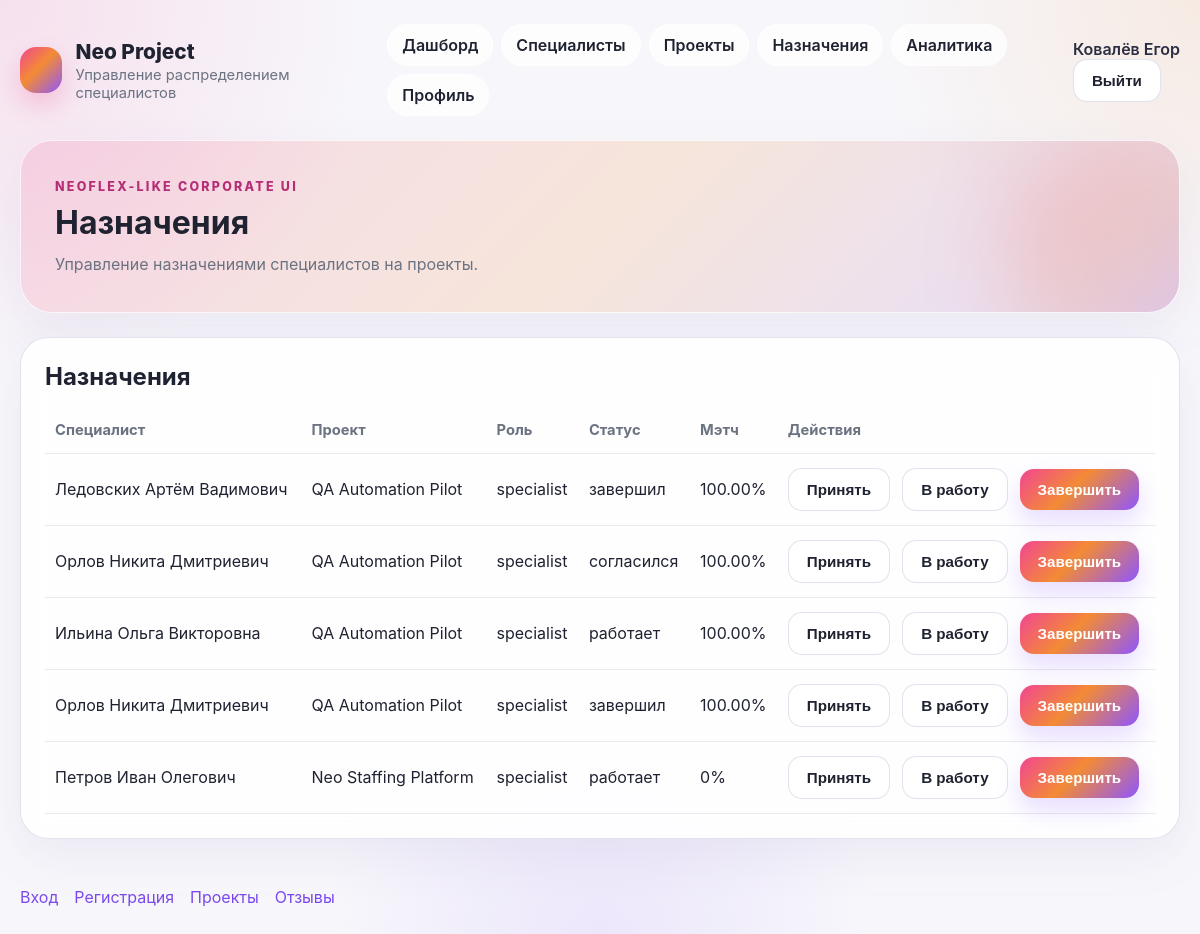
The app's page /assignments/ (signed in) with its own data.
### db/models.py (models this page shows, shortened)
class User(models.Model):
    last_name = models.CharField(max_length=100)
    first_name = models.CharField(max_length=100)
    middle_name = models.CharField(max_length=100, null=True, blank=True)
    email = models.EmailField(max_length=255, unique=True)
    phone = models.CharField(max_length=30)
    role = models.CharField(max_length=50, choices=Role.choices, db_index=True)
    class Meta:
        db_table = "users"

class Project(models.Model):
    name = models.CharField(max_length=255)
    description = models.TextField()
    start_date = models.DateField()
    end_date = models.DateField(null=True, blank=True)
    budget = models.DecimalField(max_digits=12, decimal_places=2)
    expected_result = models.TextField()
    manager = models.ForeignKey(
        User,
        on_delete=models.RESTRICT,
        related_name="managed_projects",
        limit_choices_to={"role": Role.PROJECT_MANAGER},
    )
    status = models.CharField(max_length=50, choices=ProjectStatus.choices, db_index=True)
    class Meta:
        db_table = "projects"
        constraints = [
            models.CheckConstraint(
                check=Q(budget__gte=0),
                name="chk_projects_budget",
            ),
            models.CheckConstraint(
                check=Q(end_date__isnull=True) | Q(end_date__gte=F("start_date")),
                name="chk_projects_dates",
            ),
        ]

class ProjectAssignment(models.Model):
    project = models.ForeignKey(
        Project,
        on_delete=models.CASCADE,
        related_name="assignments",
    )
    user = models.ForeignKey(
        User,
        on_delete=models.CASCADE,
        related_name="project_assignments",
    )
    role = models.CharField(max_length=50, choices=Role.choices, db_index=True)
    status = models.CharField(max_length=50, choices=AssignmentStatus.choices, db_index=True)
    start_date = models.DateField()
    end_date = models.DateField(null=True, blank=True)
    assigned_by = models.ForeignKey(
        User,
        on_delete=models.RESTRICT,
        related_name="created_assignments",
    )
    skill_match_percent = models.DecimalField(
        max_digits=5,
        decimal_places=2,
        null=True,
        blank=True,
    )
    class Meta:
        db_table = "project_assignments"
        constraints = [
            models.CheckConstraint(
                check=Q(end_date__isnull=True) | Q(end_date__gte=F("start_date")),
                name="chk_project_assignments_dates",
            ),
            models.CheckConstraint(
                check=Q(skill_match_percent__isnull=True)
                | (Q(skill_match_percent__gte=0) & Q(skill_match_percent__lte=100)),
                name="chk_project_assignments_skill_match_percent",
            ),
        ]

### api/views.py (the view, shortened to what this page needs)
# urls.py: path('assignments/', views.assignments_view, name='assignments'),
def assignments_view(request):
    assignments = []
    for assignment in ProjectAssignment.objects.select_related("user", "project").all().order_by("-id"):
        assignments.append(
            {
                "id": assignment.id,
                "specialist": _full_name(assignment.user),
                "project": assignment.project.name,
                "role": assignment.role,
                "status": assignment.status,
                "load": f"{assignment.skill_match_percent or 0}%",
            }
        )
    return _page(request, "pages/assignments.html", "Назначения", "Управление назначениями специалистов на проекты.", assignments=assignments)

### api/views.py (called while the page is built)
def _full_name(user: User) -> str:
    return " ".join(part for part in [user.last_name, user.first_name, user.middle_name] if part)

def _current_user(request):
    user_id = request.session.get("api_user_id")
    if not user_id:
        return None
    return User.objects.filter(pk=user_id).first()

def _page(request, template_name, page_title, page_description, **context):
    context.update({
        'page_title': page_title,
        'page_description': page_description,
        'current_user': _current_user(request),
    })
    return render(request, template_name, context)

### templates/pages/assignments.html (shortened to what this page needs)
{% extends 'base.html' %}
{% block content %}
<section class="table-card card">
    <h2>Назначения</h2>
    <table>
        <thead><tr><th>Специалист</th><th>Проект</th><th>Роль</th><th>Статус</th><th>Мэтч</th><th>Действия</th></tr></thead>
        <tbody>
            {% for item in assignments %}
            <tr>
                <td>{{ item.specialist }}</td>
                <td>{{ item.project }}</td>
                <td>{{ item.role }}</td>
                <td>{{ item.status }}</td>
                <td>{{ item.load }}</td>
                <td>
                    <div class="action-row">
                        <form method="post" action="{% url 'app:assignments' %}"><button type="submit" class="btn-secondary">Принять</button></form>
                        <form method="post" action="{% url 'app:assignments' %}"><button type="submit" class="btn-secondary">В работу</button></form>
                        <form method="post" action="{% url 'app:assignments' %}"><button type="submit" class="btn-primary">Завершить</button></form>
                    </div>
                </td>
            </tr>
            {% empty %}
            <tr><td colspan="6">Назначений пока нет.</td></tr>
            {% endfor %}
        </tbody>
    </table>
</section>
{% endblock %}

### templates/base.html (shortened to what this page needs)
{% load static %}
<!DOCTYPE html>
<html lang="ru">
<head>
    <link rel="stylesheet" href="{% static 'css/style.css' %}">
</head>
<body>
    <div class="page-shell">
        <header class="site-header">
            <div class="brand-block">
                <div class="brand-mark"></div>
                <div>
                    <a href="{% url 'app:dashboard' %}" class="brand-title">Neo Project</a>
                    <p class="brand-subtitle">Управление распределением специалистов</p>
                </div>
            </div>
            <nav class="main-nav">
                <a href="{% url 'app:dashboard' %}">Дашборд</a>
                <a href="{% url 'app:specialists_list' %}">Специалисты</a>
                <a href="{% url 'app:projects_list' %}">Проекты</a>
                <a href="{% url 'app:assignments' %}">Назначения</a>
                <a href="{% url 'app:analytics' %}">Аналитика</a>
                <a href="{% url 'app:profile' %}">Профиль</a>
            </nav>
            <div class="header-actions">
                {% if current_user %}
                    <span class="header-user-name">{{ current_user.last_name }} {{ current_user.first_name }}</span>
                    <form method="post" action="{% url 'app:logout' %}" class="logout-form">
                        <button type="submit" class="btn-secondary">Выйти</button>
                    </form>
                {% else %}
                <nav class="login-nav">
                    <a href="{% url 'app:login' %}" class="btn-secondary">Вход</a>
                    <a href="{% url 'app:register' %}" class="btn-primary">Регистрация</a>
                </nav>
                {% endif %}
            </div>
        </header>
        <main class="main-content">
            <section class="hero-panel">
                <div>
                    <span class="eyebrow">NEOFLEX-LIKE CORPORATE UI</span>
                    <h1>{{ page_title }}</h1>
                    <p>{{ page_description }}</p>
                </div>
                <div class="hero-glow"></div>
            </section>
            {% block content %}{% endblock %}
        </main>
        <footer class="site-footer">
            <div class="footer-links">
                <a href="{% url 'app:login' %}">Вход</a>
                <a href="{% url 'app:register' %}">Регистрация</a>
                <a href="{% url 'app:projects_list' %}">Проекты</a>
                <a href="{% url 'app:feedback' %}">Отзывы</a>
            </div>
        </footer>
    </div>
</body>
</html>

### static/css/style.css (style rules this page uses)
:root { --bg: #f7f7fb; --surface: rgba(255, 255, 255, 0.88); --surface-strong: #ffffff; --text: #1f2230; --muted: #6b7280; --border: rgba(219, 223, 234, 0.85); --shadow: 0 18px 50px rgba(97, 74, 150, 0.08); --gradient: linear-gradient(135deg, #f14692 0%, #f38b35 45%, #8d56ff 100%); --gradient-soft: linear-gradient(135deg, rgba(241, 70, 146, 0.16), rgba(243, 139, 53, 0.16), rgba(141, 86, 255, 0.16)); }
* { box-sizing: border-box; }
body { margin: 0; font-family: Inter, Arial, sans-serif; color: var(--text); background: radial-gradient(circle at top left, rgba(241, 70, 146, 0.13), transparent 25%), radial-gradient(circle at top right, rgba(243, 139, 53, 0.12), transparent 22%), radial-gradient(circle at bottom center, rgba(141, 86, 255, 0.1), transparent 25%), var(--bg); }
a { color: #7b48ef; text-decoration: none; }
.page-shell { min-height: 100vh; display: flex; flex-direction: column; }
.site-header, .site-footer, .main-content { width: min(1240px, calc(100% - 40px)); margin: 0 auto; }
.site-header { display: flex; justify-content: space-between; align-items: center; padding: 24px 0 16px; gap: 24px; }
.brand-block { display: flex; align-items: center; gap: 14px; }
.brand-mark { width: 46px; height: 46px; border-radius: 16px; background: var(--gradient); box-shadow: 0 12px 25px rgba(241, 70, 146, 0.24); }
.brand-title { font-size: 1.3rem; font-weight: 800; color: var(--text); }
.brand-subtitle { margin: 2px 0 0; color: var(--muted); font-size: 0.92rem; }
.main-nav { display: flex; gap: 8px; flex-wrap: wrap; }
.main-nav a { padding: 10px 14px; border-radius: 999px; background: rgba(255,255,255,0.72); border: 1px solid rgba(255,255,255,0.55); color: var(--text); font-weight: 600; }
.main-content { flex: 1; padding-bottom: 48px; }
.hero-panel { position: relative; overflow: hidden; background: var(--gradient-soft); border: 1px solid rgba(255,255,255,0.7); border-radius: 32px; padding: 34px; box-shadow: var(--shadow); margin: 8px 0 24px; }
.hero-panel h1 { margin: 8px 0 10px; font-size: 2rem; }
.hero-panel p { margin: 0; max-width: 720px; color: var(--muted); line-height: 1.6; }
.eyebrow { font-size: 0.78rem; letter-spacing: 0.18em; font-weight: 800; color: #b42d75; }
.hero-glow { position: absolute; inset: auto -80px -80px auto; width: 260px; height: 260px; background: var(--gradient); opacity: 0.22; filter: blur(42px); border-radius: 50%; }
.card { background: var(--surface); border: 1px solid var(--border); border-radius: 28px; box-shadow: var(--shadow); padding: 24px; backdrop-filter: blur(12px); }
.card h2 { margin-top: 0; margin-bottom: 16px; }
.btn-primary, .btn-secondary, button { border: none; cursor: pointer; border-radius: 14px; padding: 12px 18px; font-weight: 700; font-size: 0.95rem; }
.btn-primary { background: var(--gradient); color: white; box-shadow: 0 12px 24px rgba(141, 86, 255, 0.2); }
.btn-secondary { background: white; color: var(--text); border: 1px solid var(--border); }
.action-row { display: flex; gap: 12px; flex-wrap: wrap; align-items: center; }
.table-card table { width: 100%; border-collapse: collapse; }
.table-card th, .table-card td { text-align: left; padding: 14px 10px; border-bottom: 1px solid rgba(219, 223, 234, 0.65); }
.table-card th { color: var(--muted); font-size: 0.92rem; }
.site-footer { display: flex; justify-content: space-between; gap: 20px; align-items: center; padding: 0 0 28px; color: var(--muted); }
.footer-links { display: flex; gap: 16px; flex-wrap: wrap; }
.logout-form { margin: 0; }
.header-user-name { font-weight: 600; color: #2b2d42; white-space: nowrap; }

### records on screen
User: last_name "Ковалёв", first_name "Егор"
Project: project "QA Automation Pilot" "QA Automation Pilot" "QA Automation Pilot" "QA Automation Pilot"
ProjectAssignment: role "specialist", status "завершил"
ProjectAssignment: role "specialist", status "согласился"
ProjectAssignment: role "specialist", status "работает"
ProjectAssignment: role "specialist", status "завершил"
Project: project "Neo Staffing Platform"
ProjectAssignment: role "specialist", status "работает"

### other values on screen
{{ page_title }} "Назначения"
{{ page_description }} "Управление назначениями специалистов на проекты."
{{ item.specialist }} "Ледовских Артём Вадимович" "Орлов Никита Дмитриевич" "Ильина Ольга Викторовна" "Орлов Никита Дмитриевич" "Петров Иван Олегович"
{{ item.load }} "100.00%" "100.00%" "100.00%" "100.00%" "0%"
